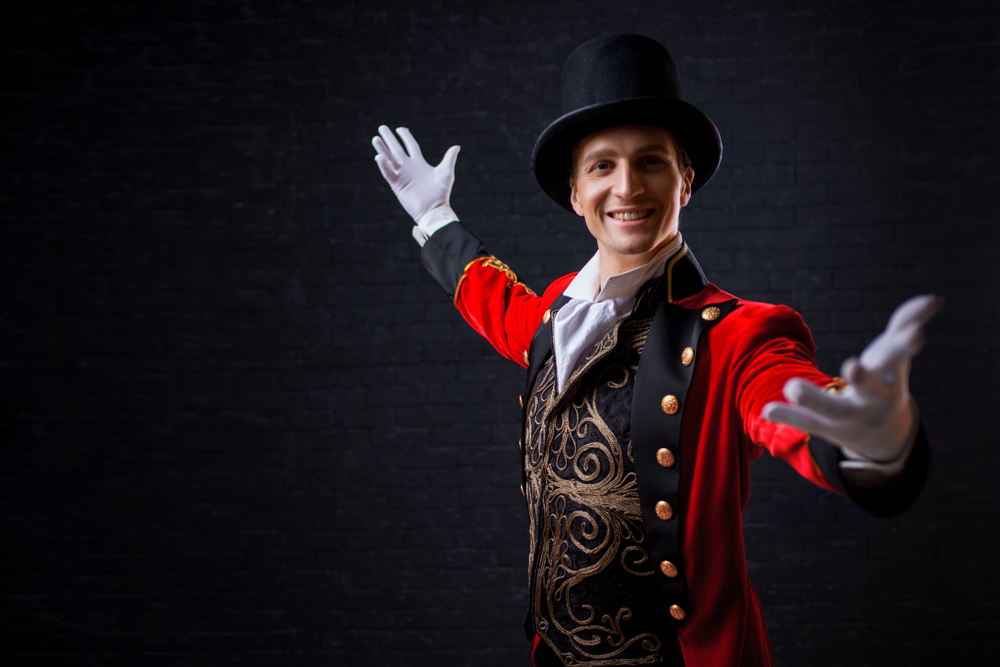
#> input picture Day5/Actor.jpeg, 1000 x 667 px
$ jupyter execute Untitled-1.ipynb
#> lines starting #> are read from the running program, lines starting #| are printed output that depends on the picture; after the words box and inside, x2 and y2 are one past the last pixel; in counts of white or black regions, pixels touching at a corner belong together
[cell 1]
import numpy as np
import cv2 as cv
import matplotlib.pyplot as plt

x, y = np.arange(-1,2,1),np.arange(-1,2,1)

YY, XX = np.meshgrid(x,y)
sigma = 100
g= np.exp(-(XX ** 2 + YY ** 2)/(2*sigma**2))
g /= np.sum(g)

im = cv.imread('Actor.jpeg', cv.IMREAD_GRAYSCALE)
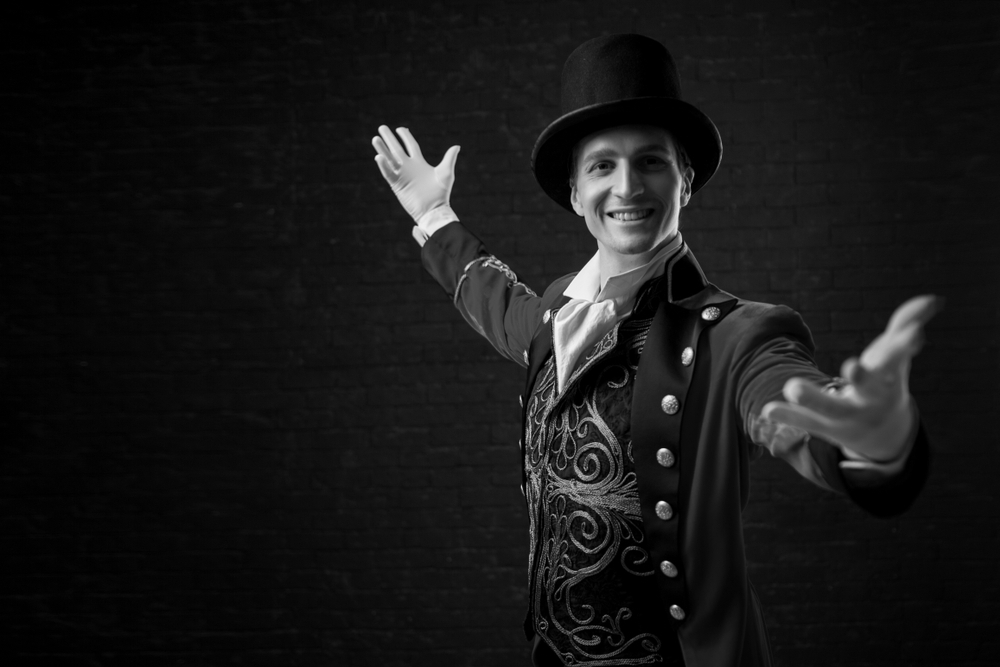
#> im: shape (667, 1000); min 0, max 251, mean 23.4
assert im  is not None

blurred = cv.filter2D(im, -1, g)

fig, ax= plt.subplots(1,2, figsize=(12,24))
ax[0].imshow(im, cmap='gray')
ax[0].set_title('Original')
ax[1].imshow(blurred, cmap='gray')
ax[1].set_title('Blurred')
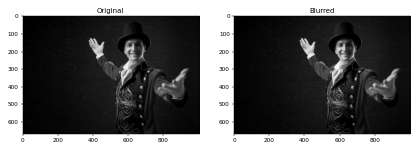
#> figure drawn by matplotlib, 2 panels

[cell 2]
import cv2 as cv
import matplotlib.pyplot as plt
import numpy as np

im= cv.imread('Actor.jpeg', cv.IMREAD_REDUCED_GRAYSCALE_2)
#> im: shape (334, 500); min 0, max 243, mean 23.4
assert im is not None

edges= cv.Canny( im, 200, 50)
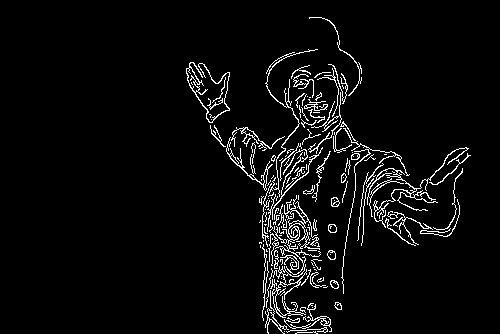
#> edges: shape (334, 500); 4.5% white in thin lines or dots, all inside (x1, y1, x2, y2) = (186, 17, 471, 334)

fig, ax= plt.subplots(1,2, figsize=(12,24))
ax[0].imshow(im, cmap='gray')
ax[0].set_title('Original')
ax[1].imshow(edges, cmap='gray')
ax[1].set_title('Blurred')
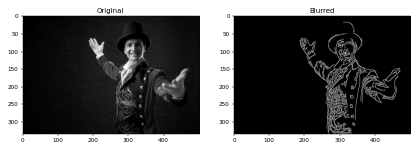
#> figure drawn by matplotlib, 2 panels
